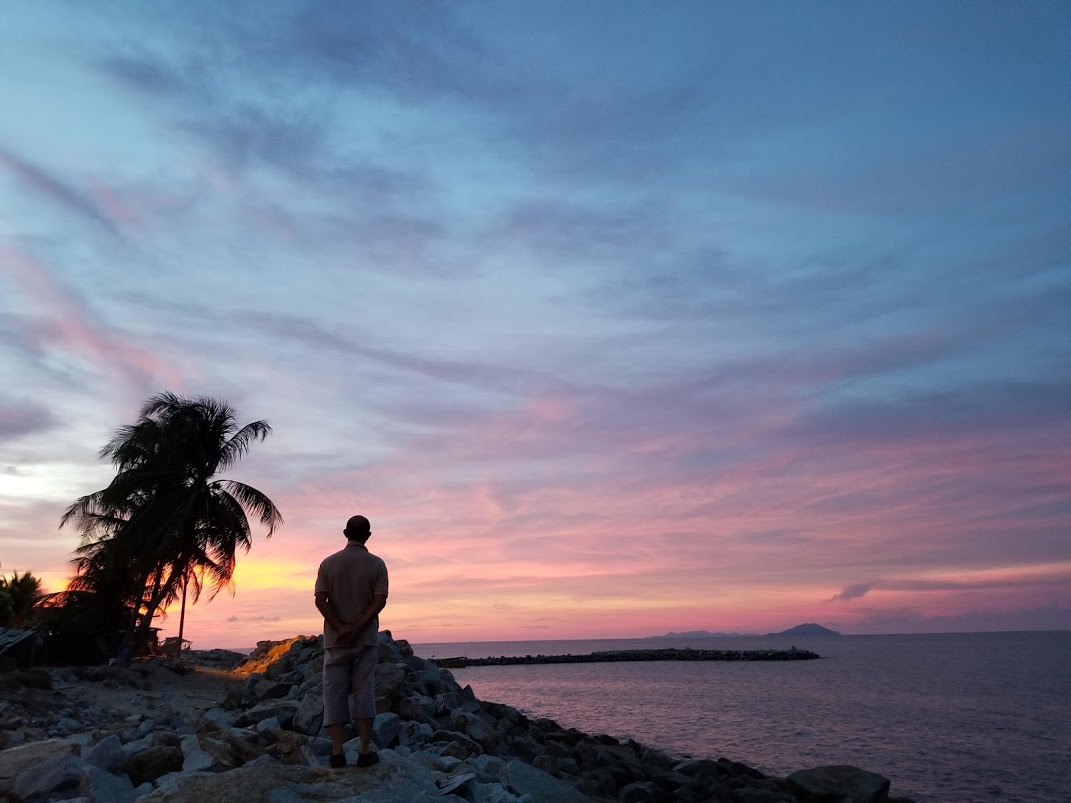
#> input picture PycharmProjects/OpenCV_1/hama.jpg, 1071 x 803 px
$ python ocv_study_f.py
#> lines starting #> are read from the running program, lines starting #| are printed output that depends on the picture
import cv2
img = cv2.imread("hama.jpg")
#> img is the input picture: shape (803, 1071, 3); mean B, G, R 141.7, 120.5, 113.4
# ネガポジ反転
img2 = 256 - img
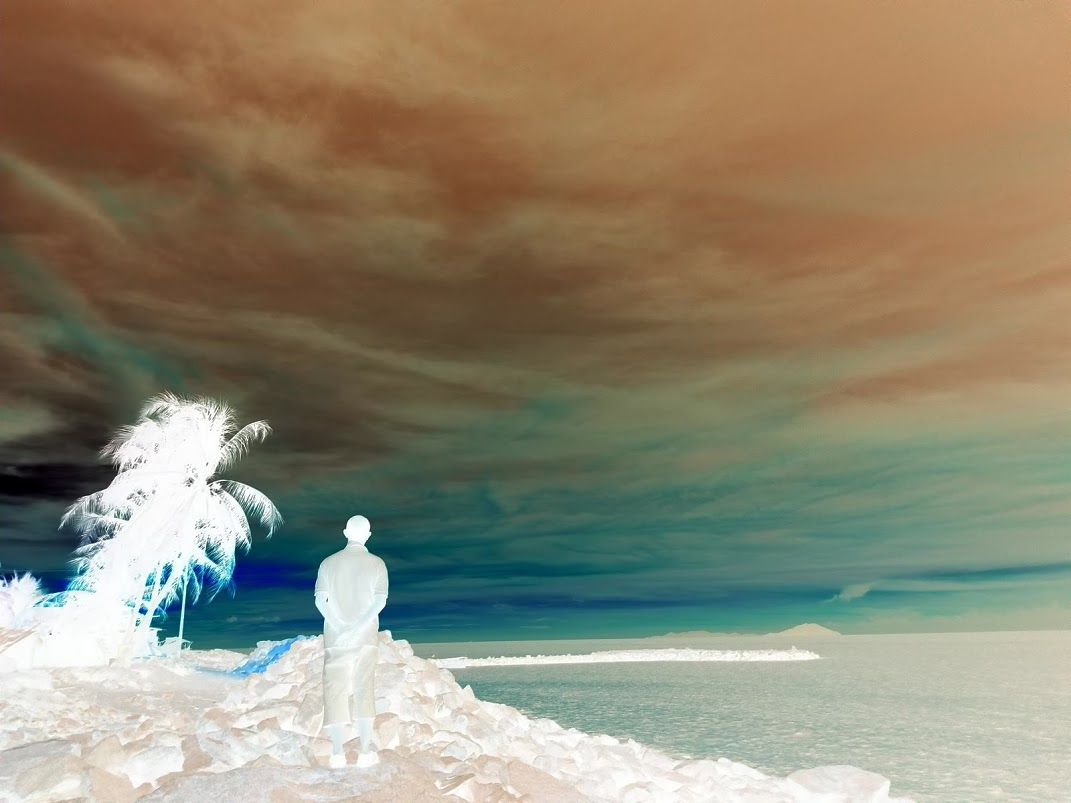
#> img2: shape (803, 1071, 3) uint16; mean B, G, R 114.3, 135.5, 142.6; drawn with min black and max white
cv2.imwrite("hama-nega.jpg", img2)
